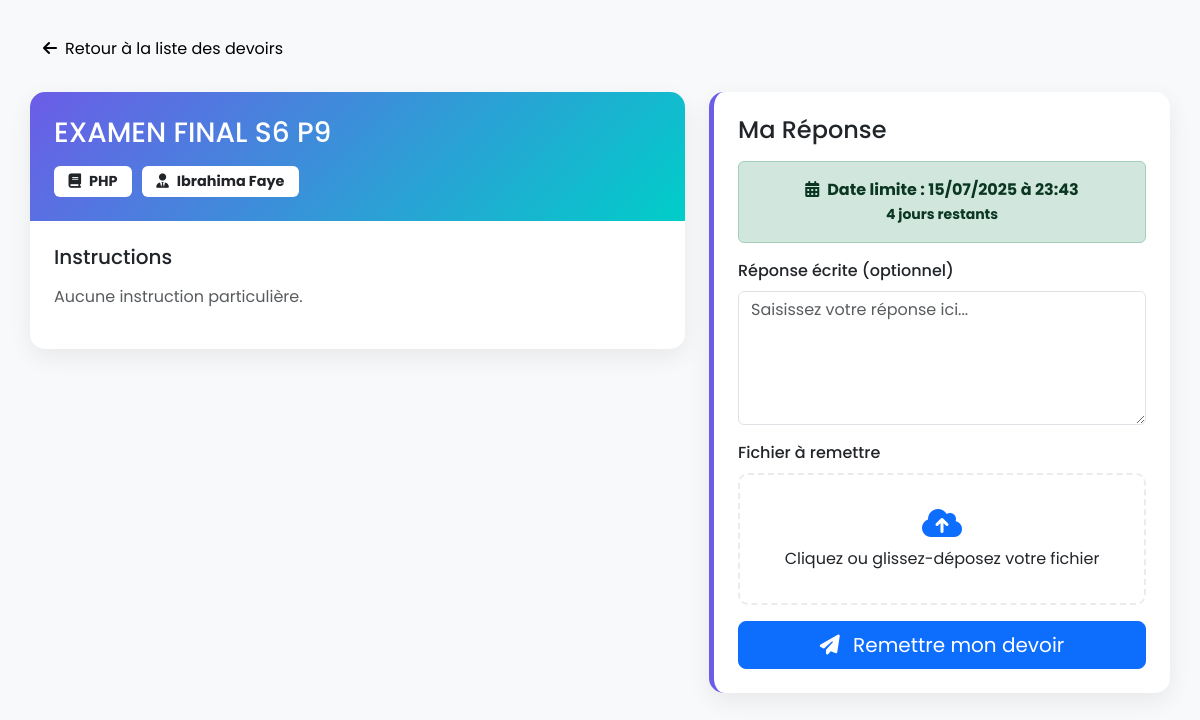
Screenshot of /etudiant/scolarite/repondre_devoir.php?id=2 (signed in) with the database file from the repository.
### tables this page shows
CREATE TABLE IF NOT EXISTS `devoirs` (
  `id` int NOT NULL AUTO_INCREMENT,
  `titre` varchar(255) DEFAULT NULL,
  `matiere_id` int DEFAULT NULL,
  `classe_id` int DEFAULT NULL,
  `enseignant_id` int DEFAULT NULL,
  `fichier_path` varchar(255) DEFAULT NULL,
  `type` enum('ecrit','oral','projet') DEFAULT 'ecrit',
  `date_limite` datetime DEFAULT NULL,
  `annee_id` int DEFAULT NULL,
  `rendu` tinyint(1) DEFAULT '0',
  PRIMARY KEY (`id`),
  KEY `matiere_id` (`matiere_id`),
  KEY `classe_id` (`classe_id`),
  KEY `enseignant_id` (`enseignant_id`),
  KEY `annee_id` (`annee_id`)
);

CREATE TABLE IF NOT EXISTS `matieres` (
  `id` int NOT NULL AUTO_INCREMENT,
  `code` varchar(20) DEFAULT NULL,
  `nom` varchar(100) DEFAULT NULL,
  `coefficient` int DEFAULT '1',
  `heures_annuelles` int DEFAULT '60',
  `cycle_id` int DEFAULT NULL,
  PRIMARY KEY (`id`),
  UNIQUE KEY `code` (`code`),
  KEY `cycle_id` (`cycle_id`)
);

CREATE TABLE IF NOT EXISTS `utilisateurs` (
  `id` int NOT NULL AUTO_INCREMENT,
  `nom` varchar(50) NOT NULL,
  `prenom` varchar(50) DEFAULT NULL,
  `email` varchar(100) NOT NULL,
  `password` varchar(255) NOT NULL,
  `role` enum('admin','enseignant','etudiant') NOT NULL,
  `telephone` varchar(20) DEFAULT NULL,
  `adresse` text,
  `sexe` enum('M','F') DEFAULT NULL,
  `date_naissance` date DEFAULT NULL,
  `photo_profil` varchar(255) DEFAULT NULL,
  `specialite` varchar(100) DEFAULT NULL,
  `grade` varchar(50) DEFAULT NULL,
  `contrat` enum('titulaire','contractuel','vacataire') DEFAULT NULL,
  `groupe_sanguin` varchar(3) DEFAULT NULL,
  `statut` tinyint(1) DEFAULT '1',
  `created_at` datetime DEFAULT CURRENT_TIMESTAMP,
  `updated_at` datetime DEFAULT NULL ON UPDATE CURRENT_TIMESTAMP,
  PRIMARY KEY (`id`),
  UNIQUE KEY `email` (`email`)
);

### etudiant/scolarite/repondre_devoir.php (the view, shortened to what this page needs)
<?php
require_once '../../config/db.php';
$etudiant_id = $_SESSION['user_id'];
$devoir_id = isset($_GET['id']) ? intval($_GET['id']) : 0;
try {
    $stmt_devoir = $pdo->prepare("
        SELECT d.*, m.nom AS matiere_nom, u.prenom AS enseignant_prenom, u.nom AS enseignant_nom
        FROM devoirs d
        JOIN matieres m ON d.matiere_id = m.id
        JOIN utilisateurs u ON d.enseignant_id = u.id
        WHERE d.id = ?
    ");
    $stmt_devoir->execute([$devoir_id]);
    $devoir = $stmt_devoir->fetch(PDO::FETCH_ASSOC);
    $stmt_remise = $pdo->prepare("SELECT * FROM remises_devoirs WHERE devoir_id = ? AND etudiant_id = ?");
    $stmt_remise->execute([$devoir_id, $etudiant_id]);
    $remise = $stmt_remise->fetch(PDO::FETCH_ASSOC);
    $date_limite = new DateTime($devoir['date_limite']);
    $now = new DateTime();
    $is_late = $now > $date_limite;
} catch (PDOException $e) {
    echo "Erreur base de données : " . $e->getMessage();
    exit();
}
function getTimeRemainingInfo($date_limite_str) {
    $date_limite = new DateTime($date_limite_str);
    $now = new DateTime();
    $interval = $now->diff($date_limite);
    return ['class' => 'success', 'text' => $interval->format('%a jours restants')];
}
?>
<!DOCTYPE html>
<html lang="fr">
<head>
    <link href="https://cdn.jsdelivr.net/npm/bootstrap@5.3.3/dist/css/bootstrap.min.css" rel="stylesheet">
    <link rel="stylesheet" href="https://cdnjs.cloudflare.com/ajax/libs/font-awesome/6.5.2/css/all.min.css">
</head>
<body>
    <main id="main-content">
        <a href="devoirs.php" class="btn btn-light mb-4"><i class="fas fa-arrow-left me-2"></i>Retour à la liste des devoirs</a>
        <div class="row g-4">
            <div class="col-lg-7">
                <div class="card-custom">
                    <div class="card-header-custom">
                        <h1 class="h3 mb-0 text-white"><?= htmlspecialchars($devoir['titre']) ?></h1>
                        <div class="info-pills">
                            <span class="badge bg-white text-dark"><i class="fas fa-book me-2"></i><?= htmlspecialchars($devoir['matiere_nom']) ?></span>
                            <span class="badge bg-white text-dark"><i class="fas fa-user-tie me-2"></i><?= htmlspecialchars($devoir['enseignant_prenom'] . ' ' . $devoir['enseignant_nom']) ?></span>
                        </div>
                    </div>
                    <div class="card-body p-4">
                        <h5 class="mb-3">Instructions</h5>
                        <p class="text-muted">
                            <?= !empty($devoir['description']) ? nl2br(htmlspecialchars($devoir['description'])) : "Aucune instruction particulière." ?>
                        </p>
                    </div>
                </div>
            </div>
            <div class="col-lg-5">
                <div class="card-custom submission-card">
                    <div class="card-body p-4">
                        <h4 class="mb-3">Ma Réponse</h4>
                        <div class="alert alert-<?= getTimeRemainingInfo($devoir['date_limite'])['class'] ?> text-center fw-bold">
                            <i class="fas fa-calendar-alt me-2"></i>Date limite : <?= $date_limite->format('d/m/Y à H:i') ?>
                            <br>
                            <small><?= getTimeRemainingInfo($devoir['date_limite'])['text'] ?></small>
                        </div>
                        <?php if ($is_late && !$remise): ?>
                            <div class="alert alert-danger text-center">
                                <i class="fas fa-times-circle me-2"></i>La date limite de soumission est dépassée.
                            </div>
                        <?php else: ?>
                            <form method="post" enctype="multipart/form-data">
                                <div class="mb-3">
                                    <label for="reponse_texte" class="form-label">Réponse écrite (optionnel)</label>
                                    <textarea name="reponse_texte" class="form-control" rows="5" placeholder="Saisissez votre réponse ici..."><?= htmlspecialchars($remise['reponse_texte'] ?? '') ?></textarea>
                                </div>
                                <div class="mb-3">
                                    <label class="form-label">Fichier à remettre</label>
                                    <div class="file-input-wrapper">
                                        <i class="fas fa-cloud-upload-alt fa-2x text-primary mb-2"></i>
                                        <p class="mb-0" id="file-name">Cliquez ou glissez-déposez votre fichier</p>
                                    </div>
                                </div>
                                <div class="d-grid">
                                    <button type="submit" class="btn btn-primary btn-lg">
                                        <i class="fas fa-paper-plane me-2"></i> <?= $remise ? 'Mettre à jour ma remise' : 'Remettre mon devoir' ?>
                                    </button>
                                </div>
                            </form>
                        <?php endif; ?>
                    </div>
                </div>
            </div>
        </div>
    </main>
</body>
</html>

### etudiant/scolarite/repondre_devoir.php (style rules this page uses)
:root { --primary: #6c5ce7; --secondary: #00cec9; --light-bg: #f8f9fa; --white: #fff; --dark: #2d3436; --border-color: #e9ecef; --success: #28a745; --danger: #dc3545; --warning: #ffc107; }
body { font-family: 'Poppins', sans-serif; background-color: var(--light-bg); }
#main-content { padding: 30px; }
.card-custom { background-color: var(--white); border: 0; border-radius: 15px; box-shadow: 0 8px 25px rgba(0,0,0,0.07); transition: all 0.3s; }
.card-header-custom { background: linear-gradient(135deg, var(--primary), var(--secondary)); color: var(--white); padding: 1.5rem; border-radius: 15px 15px 0 0; border-bottom: 0; }
.info-pills { display: flex; flex-wrap: wrap; gap: 10px; margin-top: 1rem; }
.info-pills .badge { font-size: 0.9rem; padding: 0.6em 1em; }
.submission-card { border-left: 5px solid var(--primary); }
.form-label { font-weight: 500; }
.file-input-wrapper { position: relative; border: 2px dashed var(--border-color); border-radius: 10px; padding: 2rem; text-align: center; cursor: pointer; transition: all 0.3s; }

### rows the page displays
devoirs: titre "EXAMEN FINAL S6 P9", matiere.nom "PHP", utilisateurs.prenom+nom "Ibrahima Faye", date_limite "4 jours restants"

### other values shown
$date_limite->format('d/m/Y à H:i') "15/07/2025 à 23:43"
